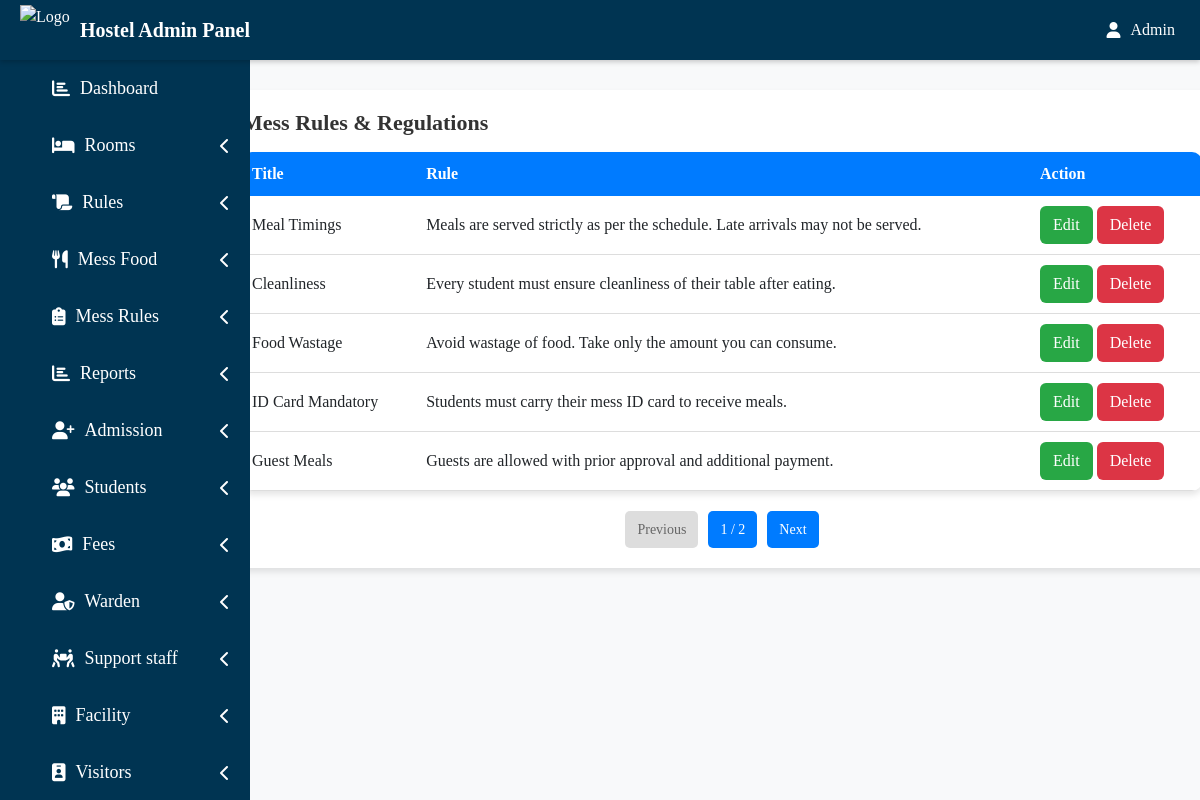
Screenshot of /hadmin/manage_mess_rule.php with the database file from the repository.
### tables this page shows
CREATE TABLE `mess_rules` (
  `id` int(11) NOT NULL,
  `title` varchar(255) NOT NULL,
  `rule_text` text NOT NULL
);

### hadmin/manage_mess_rule.php (the view, shortened to what this page needs)
<?php
$limit = 5;
$page = isset($_GET['page']) ? (int)$_GET['page'] : 1;
$page = max(1, $page);
$start = ($page - 1) * $limit;
$result = mysqli_query($conn, "SELECT COUNT(*) AS total FROM mess_rules");
$row = mysqli_fetch_assoc($result);
$totalRecords = $row['total'];
$totalPages = ceil($totalRecords / $limit);
$rules = mysqli_query($conn, "SELECT * FROM mess_rules LIMIT $start, $limit");
?>
<!DOCTYPE html>
<html lang="en">
<head>
    <link href="https://cdn.jsdelivr.net/npm/bootstrap@5.3.0/dist/css/bootstrap.min.css" rel="stylesheet">
</head>
<body>
<?php include('include/side.php'); ?>
<div class="container mt-4">
    <div class="container1">
        <fieldset>
            <legend><h1>Mess Rules & Regulations</h1></legend>
            <table>
                <tr>
                    <th>Title</th>
                    <th>Rule</th>
                    <th>Action</th>
                </tr>
                <?php while ($row = mysqli_fetch_assoc($rules)): ?>
                <tr>
                    <td><?php echo htmlspecialchars($row['title']); ?></td>
                    <td><?php echo htmlspecialchars($row['rule_text']); ?></td>
                    <td>
                        <a href="edit_rule.php?id=<?php echo $row['id']; ?>" class="btn edit-btn">Edit</a>
                        <a href="?delete_rule=<?php echo $row['id']; ?>" class="btn delete-btn" onclick="return confirm('Are you sure you want to delete this rule?');">Delete</a>
                    </td>
                </tr>
                <?php endwhile; ?>
            </table>
            <div class="pagination">
                <?php if ($page > 1): ?>
                    <a href="?page=<?php echo $page - 1; ?>">Previous</a>
                <?php else: ?>
                    <span class="disabled">Previous</span>
                <?php endif; ?>
                <span><?php echo $page; ?> / <?php echo $totalPages; ?></span>
                <?php if ($page < $totalPages): ?>
                    <a href="?page=<?php echo $page + 1; ?>">Next</a>
                <?php else: ?>
                    <span class="disabled">Next</span>
                <?php endif; ?>
            </div>
        </fieldset>
    </div>
</div>
</body>
</html>

### hadmin/manage_mess_rule.php (style rules this page uses)
body { font-family: 'Poppins', sans-serif; background-color: #f8f9fa; }
.container1 { background: #fff; padding: 20px; border-radius: 10px; box-shadow: 0 4px 6px rgba(0, 0, 0, 0.1); margin-top: 90px; margin-left: 180px; width: 1000px; margin-bottom: 30px; }
h1 { font-size: 22px; font-weight: 600; color: #333; }
table { width: 100%; background: #fff; border-radius: 10px; overflow: hidden; box-shadow: 0 4px 6px rgba(0, 0, 0, 0.1); }
th { background: #007bff; color: white; text-align: left; padding: 10px; }
td { padding: 10px; border-bottom: 1px solid #ddd; }
.edit-btn { background: #28a745; color: white; }
.delete-btn { background: #dc3545; color: white; }
.pagination { margin-top: 20px; display: flex; justify-content: center; gap: 10px; }
.pagination a, .pagination span { padding: 8px 12px; border-radius: 5px; text-decoration: none; font-size: 14px; background: #007bff; color: white; }
.pagination .disabled { background: #ddd; color: #666; pointer-events: none; }

### hadmin/include/side.php (style rules this page uses)
* { margin: 0; padding: 0; font-family: times new roman; }

### rows the page displays
mess_rules: title "Meal Timings", rule_text "Meals are served strictly as per the schedule. Late arrivals may not be served."
mess_rules: title "Cleanliness", rule_text "Every student must ensure cleanliness of their table after eating."
mess_rules: title "Food Wastage", rule_text "Avoid wastage of food. Take only the amount you can consume."
mess_rules: title "ID Card Mandatory", rule_text "Students must carry their mess ID card to receive meals."
mess_rules: title "Guest Meals", rule_text "Guests are allowed with prior approval and additional payment."

### other values shown
$page "1"
$totalPages "2"
